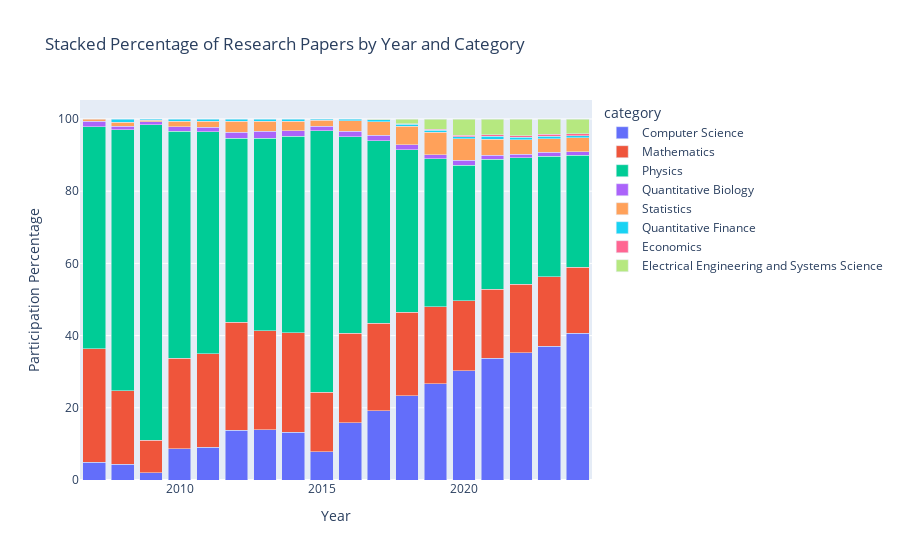

Notebook code cell kept with this figure:
### Code cell
arxiv_metadata_plot = arxiv_metadata[['id', 'categories', 'year']]
arxiv_metadata_plot = arxiv_metadata_plot.assign(category=arxiv_metadata_plot['categories'].str.split(' ')).explode('category')
arxiv_metadata_plot['category'] = arxiv_metadata_plot['category'].apply(lambda x: get_category(x))

# Group by year and category, then count papers
arxiv_metadata_plot = arxiv_metadata_plot.groupby(['year', 'category']).size().reset_index(name='count')

# Plot stacked histogram using Plotly
# Calculate the total count per year for percentage calculation
total_per_year = arxiv_metadata_plot.groupby('year')['count'].sum().reset_index()
total_per_year.columns = ['year', 'total_count']

# Merge the total counts with the grouped data
arxiv_metadata_plot = pd.merge(arxiv_metadata_plot, total_per_year, on='year')

# Calculate the percentage
arxiv_metadata_plot['percentage'] = arxiv_metadata_plot['count'] / arxiv_metadata_plot['total_count'] * 100

# Plot stacked percentage plot using Plotly
fig = px.bar(arxiv_metadata_plot, x='year', y='percentage', color='category',
             title='Stacked Percentage of Research Papers by Year and Category',
             labels={'year': 'Year', 'percentage': 'Participation Percentage'},
             barmode='stack')

fig.show()

### Figure 1 — Plotly figure (JSON) as saved in the notebook; plotly's stock layout.template omitted (floating-point values rounded to 4 significant figures)
{"data": [{"alignmentgroup": "True", "hovertemplate": "category=Computer Science<br>Year=%{x}<br>Participation Percentage=%{y}<extra></extra>", "legendgroup": "Computer Science", "marker": {"color": "#636efa", "pattern": {"shape": ""}}, "name": "Computer Science", "offsetgroup": "Computer Science", "orientation": "v", "showlegend": true, "textposition": "auto", "type": "bar", "x": [2007, 2008, 2009, 2010, 2011, 2012, 2013, 2014, 2015, 2016, 2017, 2018, 2019, 2020, 2021, 2022, 2023, 2024], "xaxis": "x", "y": [4.97, 4.344, 1.944, 8.641, 9.088, 13.75, 13.98, 13.19, 7.761, 15.91, 19.18, 23.32, 26.7, 30.31, 33.69, 35.28, 37.11, 40.6], "yaxis": "y"}, {"alignmentgroup": "True", "hovertemplate": "category=Mathematics<br>Year=%{x}<br>Participation Percentage=%{y}<extra></extra>", "legendgroup": "Mathematics", "marker": {"color": "#EF553B", "pattern": {"shape": ""}}, "name": "Mathematics", "offsetgroup": "Mathematics", "orientation": "v", "showlegend": true, "textposition": "auto", "type": "bar", "x": [2007, 2008, 2009, 2010, 2011, 2012, 2013, 2014, 2015, 2016, 2017, 2018, 2019, 2020, 2021, 2022, 2023, 2024], "xaxis": "x", "y": [31.37, 20.42, 9.09, 25.13, 25.92, 29.9, 27.31, 27.57, 16.5, 24.76, 24.31, 23.09, 21.29, 19.33, 19.22, 19.01, 19.25, 18.32], "yaxis": "y"}, {"alignmentgroup": "True", "hovertemplate": "category=Physics<br>Year=%{x}<br>Participation Percentage=%{y}<extra></extra>", "legendgroup": "Physics", "marker": {"color": "#00cc96", "pattern": {"shape": ""}}, "name": "Physics", "offsetgroup": "Physics", "orientation": "v", "showlegend": true, "textposition": "auto", "type": "bar", "x": [2007, 2008, 2009, 2010, 2011, 2012, 2013, 2014, 2015, 2016, 2017, 2018, 2019, 2020, 2021, 2022, 2023, 2024], "xaxis": "x", "y": [61.5, 72.3, 87.32, 62.88, 61.45, 50.98, 53.35, 54.4, 72.52, 54.46, 50.52, 45.13, 40.95, 37.48, 35.88, 34.94, 33.39, 30.99], "yaxis": "y"}, {"alignmentgroup": "True", "hovertemplate": "category=Quantitative Biology<br>Year=%{x}<br>Participation Percentage=%{y}<extra></extra>", "legendgroup": "Quantitative Biology", "marker": {"color": "#ab63fa", "pattern": {"shape": ""}}, "name": "Quantitative Biology", "offsetgroup": "Quantitative Biology", "orientation": "v", "showlegend": true, "textposition": "auto", "type": "bar", "x": [2007, 2008, 2009, 2010, 2011, 2012, 2013, 2014, 2015, 2016, 2017, 2018, 2019, 2020, 2021, 2022, 2023, 2024], "xaxis": "x", "y": [1.596, 0.9409, 0.9459, 1.229, 1.208, 1.63, 1.909, 1.551, 1.201, 1.437, 1.425, 1.301, 1.21, 1.379, 1.17, 1.054, 1.044, 0.983], "yaxis": "y"}, {"alignmentgroup": "True", "hovertemplate": "category=Statistics<br>Year=%{x}<br>Participation Percentage=%{y}<extra></extra>", "legendgroup": "Statistics", "marker": {"color": "#FFA15A", "pattern": {"shape": ""}}, "name": "Statistics", "offsetgroup": "Statistics", "orientation": "v", "showlegend": true, "textposition": "auto", "type": "bar", "x": [2007, 2008, 2009, 2010, 2011, 2012, 2013, 2014, 2015, 2016, 2017, 2018, 2019, 2020, 2021, 2022, 2023, 2024], "xaxis": "x", "y": [0.5672, 1.046, 0.4162, 1.496, 1.776, 3.094, 2.816, 2.663, 1.628, 2.889, 3.797, 5.09, 6.147, 5.963, 4.468, 3.99, 3.776, 3.855], "yaxis": "y"}, {"alignmentgroup": "True", "hovertemplate": "category=Quantitative Finance<br>Year=%{x}<br>Participation Percentage=%{y}<extra></extra>", "legendgroup": "Quantitative Finance", "marker": {"color": "#19d3f3", "pattern": {"shape": ""}}, "name": "Quantitative Finance", "offsetgroup": "Quantitative Finance", "orientation": "v", "showlegend": true, "textposition": "auto", "type": "bar", "x": [2008, 2009, 2010, 2011, 2012, 2013, 2014, 2015, 2016, 2017, 2018, 2019, 2020, 2021, 2022, 2023, 2024], "xaxis": "x", "y": [0.9494, 0.2847, 0.625, 0.5531, 0.6397, 0.6394, 0.6317, 0.3874, 0.5479, 0.5259, 0.5671, 0.5643, 0.6502, 0.7286, 0.6491, 0.6458, 0.6399], "yaxis": "y"}, {"alignmentgroup": "True", "hovertemplate": "category=Economics<br>Year=%{x}<br>Participation Percentage=%{y}<extra></extra>", "legendgroup": "Economics", "marker": {"color": "#FF6692", "pattern": {"shape": ""}}, "name": "Economics", "offsetgroup": "Economics", "orientation": "v", "showlegend": true, "textposition": "auto", "type": "bar", "x": [2017, 2018, 2019, 2020, 2021, 2022, 2023, 2024], "xaxis": "x", "y": [0.03785, 0.1785, 0.2446, 0.3783, 0.5044, 0.4965, 0.5363, 0.5865], "yaxis": "y"}, {"alignmentgroup": "True", "hovertemplate": "category=Electrical Engineering and Systems Science<br>Year=%{x}<br>Participation Percentage=%{y}<extra></extra>", "legendgroup": "Electrical Engineering and Systems Science", "marker": {"color": "#B6E880", "pattern": {"shape": ""}}, "name": "Electrical Engineering and Systems Science", "offsetgroup": "Electrical Engineering and Systems Science", "orientation": "v", "showlegend": true, "textposition": "auto", "type": "bar", "x": [2017, 2018, 2019, 2020, 2021, 2022, 2023, 2024], "xaxis": "x", "y": [0.2009, 1.317, 2.888, 4.501, 4.339, 4.585, 4.248, 4.023], "yaxis": "y"}], "layout": {"autosize": true, "barmode": "stack", "legend": {"title": {"text": "category"}, "tracegroupgap": 0}, "title": {"text": "Stacked Percentage of Research Papers by Year and Category"}, "xaxis": {"anchor": "y", "autorange": true, "domain": [0, 1], "range": [2006.0, 2024.0], "title": {"text": "Year"}, "type": "linear"}, "yaxis": {"anchor": "x", "autorange": true, "domain": [0, 1], "range": [0, 105.3], "title": {"text": "Participation Percentage"}, "type": "linear"}}}
